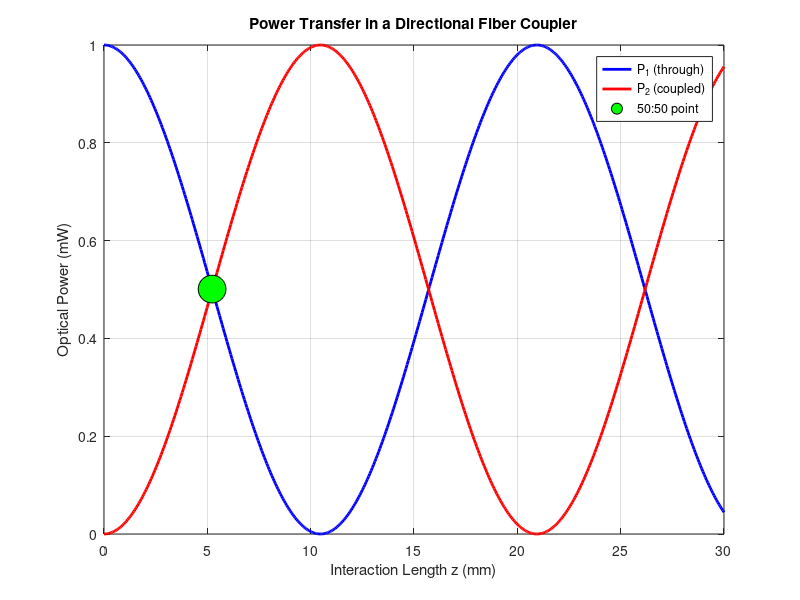
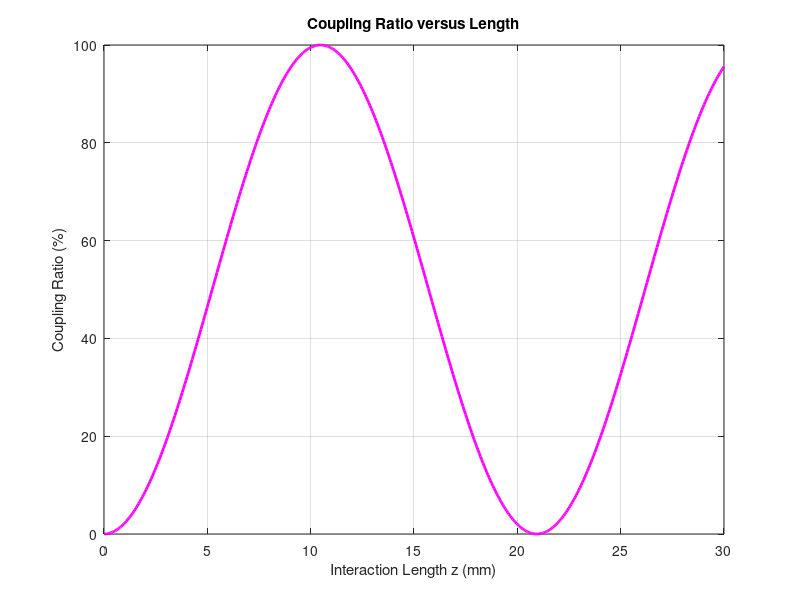
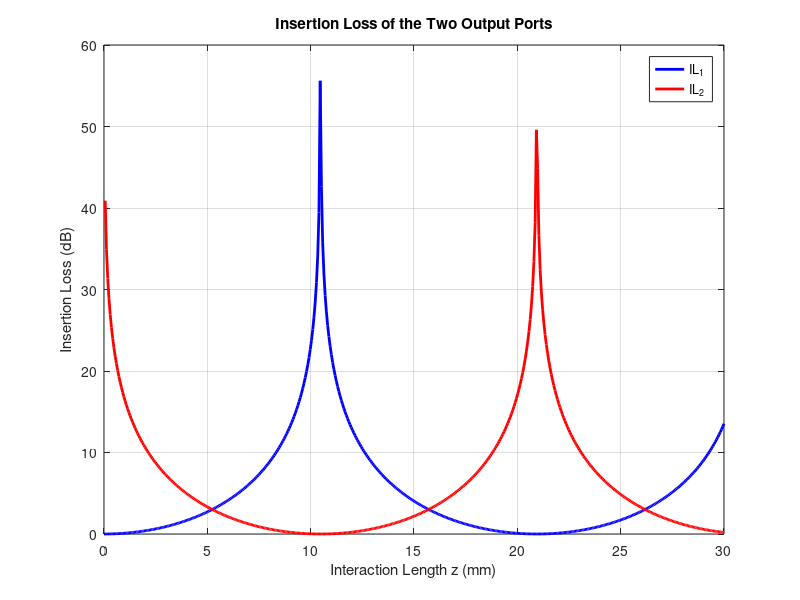

These figures' MATLAB source, in order:
% Experiment 4: Design & Simulation of a Low-Loss Optical Fiber Coupler

clear; clc; close all;

% ---- Design / Simulation Parameters ----
P0     = 1.0;          % input power (mW)
kappa  = 150;          % coupling coefficient (1/m)
Lmax   = 0.030;        % maximum interaction length (m) = 30 mm
Npts   = 500;          % number of points along z
z = linspace(0, Lmax, Npts);   % distance vector (m)

% ---- Coupled-mode power transfer (ideal lossless) ----
P1 = P0 * cos(kappa * z).^2;   % power remaining in fiber 1
P2 = P0 * sin(kappa * z).^2;   % power transferred to fiber 2

% ---- Find 50:50 coupling length ----
[~, idx50] = min(abs(P1 - P2));
L50 = z(idx50);
P1_50 = P1(idx50);
P2_50 = P2(idx50);

% ---- Loss calculations at 50:50 point ----
IL1 = -10*log10(P1_50 / P0);
IL2 = -10*log10(P2_50 / P0);
EL  = -10*log10((P1_50 + P2_50)/P0);

% ---- Display results ----
fprintf('=== Low-Loss Optical Fiber Coupler Design ===\n');
fprintf('Coupling coefficient kappa = %.1f m^-1\n', kappa);
fprintf('50:50 coupling length L50  = %.2f mm\n', L50*1000);
fprintf('Power at L50: P1 = %.4f mW,  P2 = %.4f mW\n', P1_50, P2_50);
fprintf('Insertion Loss IL1 = %.2f dB,  IL2 = %.2f dB\n', IL1, IL2);
fprintf('Excess Loss EL     = %.3f dB\n\n', EL);

% ---- Observation table (selected points) ----
fprintf('Observation Table (selected lengths):\n');
fprintf(' Length(mm) |   P1(mW)  |   P2(mW)  | CR(%%) | IL(dB) \n'); % Added table headers for clarity
sel = round(linspace(1, Npts, 8));
for i = sel
    CR = 100 * P2(i) / (P1(i)+P2(i));
    IL = -10*log10(P1(i)/P0);
    fprintf('%8.2f    | %8.4f   | %8.4f   | %6.1f | %7.2f\n', ...
            z(i)*1000, P1(i), P2(i), CR, IL);
end

% ---- Graph 1: Power evolution vs length ----
figure(1);
plot(z*1000, P1, 'b-', 'LineWidth', 2);
hold on;
plot(z*1000, P2, 'r-', 'LineWidth', 2);
plot(L50*1000, P1_50, 'ko', 'MarkerSize', 20, 'MarkerFaceColor', 'g');
grid on;
xlabel('Interaction Length z (mm)');
ylabel('Optical Power (mW)');
title('Power Transfer in a Directional Fiber Coupler');
legend('P_1 (through)', 'P_2 (coupled)', '50:50 point');

% ---- Graph 2: Coupling Ratio vs length ----
CR_all = 100 * P2 ./ (P1 + P2);
figure(2);
plot(z*1000, CR_all, 'm-', 'LineWidth', 2);
hold on;
grid on;
xlabel('Interaction Length z (mm)');
ylabel('Coupling Ratio (%)');
title('Coupling Ratio versus Length');

% ---- Graph 3: Insertion Loss of both ports ----
figure(3);
plot(z*1000, -10*log10(P1/P0), 'b-', 'LineWidth', 2);
hold on;
plot(z*1000, -10*log10(P2/P0), 'r-', 'LineWidth', 2);
grid on;
xlabel('Interaction Length z (mm)');
ylabel('Insertion Loss (dB)');
title('Insertion Loss of the Two Output Ports');
legend('IL_1', 'IL_2');
